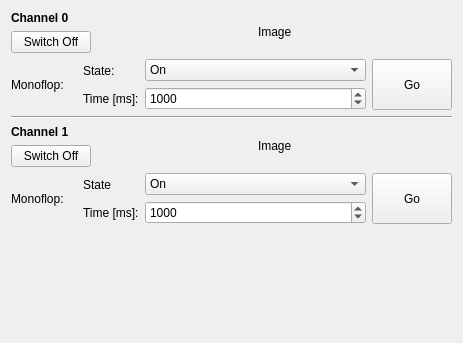
<?xml version="1.0" encoding="UTF-8"?>
<ui version="4.0">
 <class>IndustrialDualRelay</class>
 <widget class="QWidget" name="IndustrialDualRelay">
  <property name="geometry">
   <rect>
    <x>0</x>
    <y>0</y>
    <width>463</width>
    <height>343</height>
   </rect>
  </property>
  <property name="windowTitle">
   <string>Form</string>
  </property>
  <layout class="QVBoxLayout" name="verticalLayout">
   <item>
    <layout class="QVBoxLayout" name="verticalLayout_5">
     <item>
      <layout class="QHBoxLayout" name="horizontalLayout">
       <item>
        <layout class="QVBoxLayout" name="verticalLayout_3">
         <item>
          <widget class="QLabel" name="label_7">
           <property name="font">
            <font>
             <weight>75</weight>
             <bold>true</bold>
            </font>
           </property>
           <property name="text">
            <string>Channel 0</string>
           </property>
          </widget>
         </item>
         <item>
          <widget class="QPushButton" name="ch0_button">
           <property name="text">
            <string>Switch Off</string>
           </property>
          </widget>
         </item>
        </layout>
       </item>
       <item>
        <spacer name="horizontalSpacer">
         <property name="orientation">
          <enum>Qt::Horizontal</enum>
         </property>
         <property name="sizeHint" stdset="0">
          <size>
           <width>40</width>
           <height>20</height>
          </size>
         </property>
        </spacer>
       </item>
       <item>
        <widget class="QLabel" name="ch0_image">
         <property name="sizePolicy">
          <sizepolicy hsizetype="Preferred" vsizetype="Preferred">
           <horstretch>0</horstretch>
           <verstretch>0</verstretch>
          </sizepolicy>
         </property>
         <property name="text">
          <string>Image</string>
         </property>
        </widget>
       </item>
       <item>
        <spacer name="horizontalSpacer_2">
         <property name="orientation">
          <enum>Qt::Horizontal</enum>
         </property>
         <property name="sizeHint" stdset="0">
          <size>
           <width>40</width>
           <height>20</height>
          </size>
         </property>
        </spacer>
       </item>
      </layout>
     </item>
     <item>
      <layout class="QHBoxLayout" name="horizontalLayout_2" stretch="0,0,1,0">
       <item>
        <widget class="QLabel" name="label">
         <property name="text">
          <string>Monoflop:    </string>
         </property>
        </widget>
       </item>
       <item>
        <layout class="QVBoxLayout" name="verticalLayout_6">
         <item>
          <widget class="QLabel" name="label_4">
           <property name="text">
            <string>State:</string>
           </property>
          </widget>
         </item>
         <item>
          <widget class="QLabel" name="label_3">
           <property name="text">
            <string>Time [ms]:</string>
           </property>
          </widget>
         </item>
        </layout>
       </item>
       <item>
        <layout class="QVBoxLayout" name="verticalLayout_7">
         <property name="sizeConstraint">
          <enum>QLayout::SetDefaultConstraint</enum>
         </property>
         <item>
          <widget class="QComboBox" name="value0_combobox">
           <property name="sizePolicy">
            <sizepolicy hsizetype="Preferred" vsizetype="Preferred">
             <horstretch>0</horstretch>
             <verstretch>0</verstretch>
            </sizepolicy>
           </property>
           <item>
            <property name="text">
             <string>On</string>
            </property>
           </item>
           <item>
            <property name="text">
             <string>Off</string>
            </property>
           </item>
          </widget>
         </item>
         <item>
          <widget class="QSpinBox" name="time0_spinbox">
           <property name="sizePolicy">
            <sizepolicy hsizetype="Minimum" vsizetype="Preferred">
             <horstretch>1</horstretch>
             <verstretch>0</verstretch>
            </sizepolicy>
           </property>
           <property name="minimum">
            <number>1</number>
           </property>
           <property name="maximum">
            <number>2147483647</number>
           </property>
           <property name="value">
            <number>1000</number>
           </property>
          </widget>
         </item>
        </layout>
       </item>
       <item>
        <widget class="QPushButton" name="go0_button">
         <property name="sizePolicy">
          <sizepolicy hsizetype="Minimum" vsizetype="Minimum">
           <horstretch>0</horstretch>
           <verstretch>0</verstretch>
          </sizepolicy>
         </property>
         <property name="text">
          <string>Go</string>
         </property>
        </widget>
       </item>
      </layout>
     </item>
    </layout>
   </item>
   <item>
    <widget class="Line" name="line">
     <property name="orientation">
      <enum>Qt::Horizontal</enum>
     </property>
    </widget>
   </item>
   <item>
    <layout class="QVBoxLayout" name="verticalLayout_2">
     <item>
      <layout class="QHBoxLayout" name="horizontalLayout_3">
       <item>
        <layout class="QVBoxLayout" name="verticalLayout_4">
         <item>
          <widget class="QLabel" name="label_8">
           <property name="font">
            <font>
             <weight>75</weight>
             <bold>true</bold>
            </font>
           </property>
           <property name="text">
            <string>Channel 1</string>
           </property>
          </widget>
         </item>
         <item>
          <widget class="QPushButton" name="ch1_button">
           <property name="text">
            <string>Switch Off</string>
           </property>
          </widget>
         </item>
        </layout>
       </item>
       <item>
        <spacer name="horizontalSpacer_3">
         <property name="orientation">
          <enum>Qt::Horizontal</enum>
         </property>
         <property name="sizeHint" stdset="0">
          <size>
           <width>40</width>
           <height>20</height>
          </size>
         </property>
        </spacer>
       </item>
       <item>
        <widget class="QLabel" name="ch1_image">
         <property name="sizePolicy">
          <sizepolicy hsizetype="Preferred" vsizetype="Preferred">
           <horstretch>0</horstretch>
           <verstretch>0</verstretch>
          </sizepolicy>
         </property>
         <property name="text">
          <string>Image</string>
         </property>
        </widget>
       </item>
       <item>
        <spacer name="horizontalSpacer_4">
         <property name="orientation">
          <enum>Qt::Horizontal</enum>
         </property>
         <property name="sizeHint" stdset="0">
          <size>
           <width>40</width>
           <height>20</height>
          </size>
         </property>
        </spacer>
       </item>
      </layout>
     </item>
     <item>
      <layout class="QHBoxLayout" name="horizontalLayout_4" stretch="0,0,1,0">
       <item>
        <widget class="QLabel" name="label_2">
         <property name="sizePolicy">
          <sizepolicy hsizetype="Minimum" vsizetype="Preferred">
           <horstretch>0</horstretch>
           <verstretch>0</verstretch>
          </sizepolicy>
         </property>
         <property name="text">
          <string>Monoflop:    </string>
         </property>
         <property name="margin">
          <number>0</number>
         </property>
        </widget>
       </item>
       <item>
        <layout class="QVBoxLayout" name="verticalLayout_8">
         <item>
          <widget class="QLabel" name="label_6">
           <property name="text">
            <string>State</string>
           </property>
          </widget>
         </item>
         <item>
          <widget class="QLabel" name="label_5">
           <property name="text">
            <string>Time [ms]:</string>
           </property>
          </widget>
         </item>
        </layout>
       </item>
       <item>
        <layout class="QVBoxLayout" name="verticalLayout_9">
         <property name="sizeConstraint">
          <enum>QLayout::SetDefaultConstraint</enum>
         </property>
         <item>
          <widget class="QComboBox" name="value1_combobox">
           <property name="sizePolicy">
            <sizepolicy hsizetype="Preferred" vsizetype="Preferred">
             <horstretch>0</horstretch>
             <verstretch>0</verstretch>
            </sizepolicy>
           </property>
           <item>
            <property name="text">
             <string>On</string>
            </property>
           </item>
           <item>
            <property name="text">
             <string>Off</string>
            </property>
           </item>
          </widget>
         </item>
         <item>
          <widget class="QSpinBox" name="time1_spinbox">
           <property name="sizePolicy">
            <sizepolicy hsizetype="Minimum" vsizetype="Preferred">
             <horstretch>0</horstretch>
             <verstretch>0</verstretch>
            </sizepolicy>
           </property>
           <property name="minimum">
            <number>1</number>
           </property>
           <property name="maximum">
            <number>2147483647</number>
           </property>
           <property name="value">
            <number>1000</number>
           </property>
          </widget>
         </item>
        </layout>
       </item>
       <item>
        <widget class="QPushButton" name="go1_button">
         <property name="sizePolicy">
          <sizepolicy hsizetype="Minimum" vsizetype="Minimum">
           <horstretch>0</horstretch>
           <verstretch>0</verstretch>
          </sizepolicy>
         </property>
         <property name="text">
          <string>Go</string>
         </property>
        </widget>
       </item>
      </layout>
     </item>
    </layout>
   </item>
   <item>
    <spacer name="verticalSpacer_2">
     <property name="orientation">
      <enum>Qt::Vertical</enum>
     </property>
     <property name="sizeHint" stdset="0">
      <size>
       <width>20</width>
       <height>0</height>
      </size>
     </property>
    </spacer>
   </item>
  </layout>
 </widget>
 <resources/>
 <connections/>
</ui>
